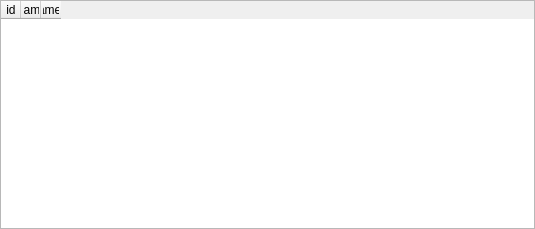
<?xml version="1.0" encoding="UTF-8"?>
<ui version="4.0">
 <class>catalogCaliberList</class>
 <widget class="QWidget" name="catalogCaliberList">
  <property name="geometry">
   <rect>
    <x>0</x>
    <y>0</y>
    <width>535</width>
    <height>229</height>
   </rect>
  </property>
  <property name="windowTitle">
   <string>Form</string>
  </property>
  <layout class="QGridLayout" name="gridLayout">
   <property name="leftMargin">
    <number>0</number>
   </property>
   <property name="topMargin">
    <number>0</number>
   </property>
   <property name="rightMargin">
    <number>0</number>
   </property>
   <property name="bottomMargin">
    <number>0</number>
   </property>
   <property name="spacing">
    <number>0</number>
   </property>
   <item row="0" column="0">
    <widget class="QTableWidget" name="tableWidget">
     <property name="editTriggers">
      <set>QAbstractItemView::NoEditTriggers</set>
     </property>
     <property name="selectionMode">
      <enum>QAbstractItemView::SingleSelection</enum>
     </property>
     <property name="selectionBehavior">
      <enum>QAbstractItemView::SelectRows</enum>
     </property>
     <property name="sortingEnabled">
      <bool>true</bool>
     </property>
     <attribute name="horizontalHeaderCascadingSectionResizes">
      <bool>false</bool>
     </attribute>
     <attribute name="horizontalHeaderDefaultSectionSize">
      <number>20</number>
     </attribute>
     <attribute name="horizontalHeaderHighlightSections">
      <bool>true</bool>
     </attribute>
     <attribute name="horizontalHeaderMinimumSectionSize">
      <number>20</number>
     </attribute>
     <attribute name="horizontalHeaderShowSortIndicator" stdset="0">
      <bool>true</bool>
     </attribute>
     <attribute name="verticalHeaderDefaultSectionSize">
      <number>50</number>
     </attribute>
     <column>
      <property name="text">
       <string>id</string>
      </property>
     </column>
     <column>
      <property name="text">
       <string>Name</string>
      </property>
     </column>
     <column>
      <property name="text">
       <string>Diameter</string>
      </property>
     </column>
    </widget>
   </item>
  </layout>
 </widget>
 <resources>
  <include location="../.rsrc/res.qrc"/>
 </resources>
 <connections/>
</ui>
